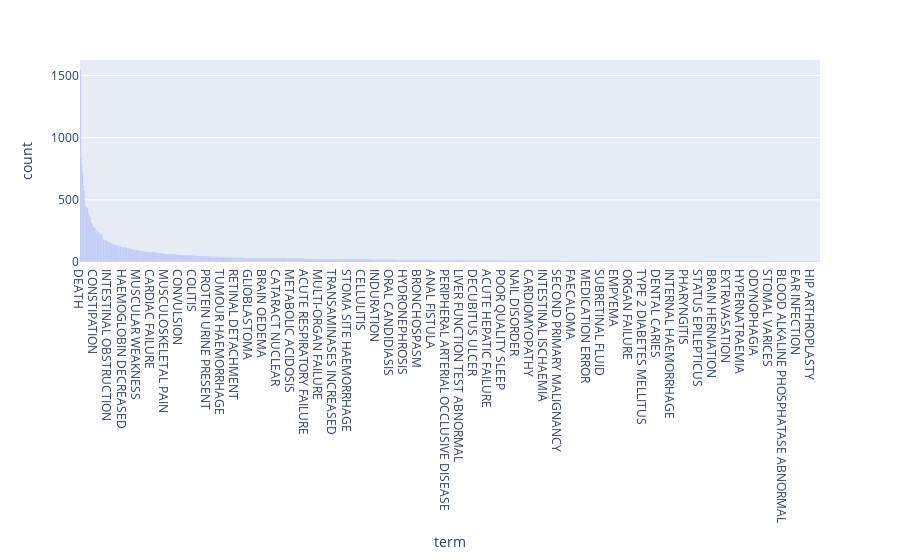

The code cell stored with this chart in its notebook:
### Code cell
df = get_faers_data('avastin',1,1,'pt')
fig = px.bar(df, x='term', y='count')
faers_tab = fig.show()

### Figure 1 — Plotly figure (JSON) as saved in the notebook; plotly's stock layout.template omitted (floating-point values rounded to 4 significant figures; data arrays with more than 128 entries replaced by an {"elided": "..."} marker saying what was removed)
{"data": [{"alignmentgroup": "True", "hovertemplate": "term=%{x}<br>count=%{y}<extra></extra>", "legendgroup": "", "marker": {"color": "#636efa"}, "name": "", "offsetgroup": "", "orientation": "v", "showlegend": false, "textposition": "auto", "type": "bar", "x": {"elided": "1000 str values"}, "xaxis": "x", "y": {"elided": "1000 int values"}, "yaxis": "y"}], "layout": {"barmode": "relative", "legend": {"tracegroupgap": 0}, "margin": {"t": 60}, "xaxis": {"anchor": "y", "domain": [0, 1], "title": {"text": "term"}}, "yaxis": {"anchor": "x", "domain": [0, 1], "title": {"text": "count"}}}}
